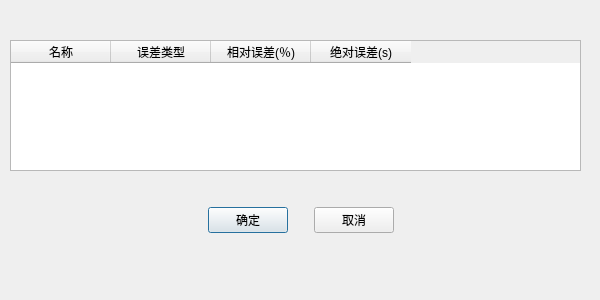
<?xml version="1.0" encoding="UTF-8"?>
<ui version="4.0">
 <class>QVolInverResultEstimateDlg</class>
 <widget class="QDialog" name="QVolInverResultEstimateDlg">
  <property name="geometry">
   <rect>
    <x>0</x>
    <y>0</y>
    <width>600</width>
    <height>300</height>
   </rect>
  </property>
  <property name="windowTitle">
   <string>Dialog</string>
  </property>
  <widget class="QTableWidget" name="tableWidget">
   <property name="geometry">
    <rect>
     <x>10</x>
     <y>40</y>
     <width>571</width>
     <height>131</height>
    </rect>
   </property>
   <column>
    <property name="text">
     <string>名称</string>
    </property>
   </column>
   <column>
    <property name="text">
     <string>误差类型</string>
    </property>
   </column>
   <column>
    <property name="text">
     <string>相对误差(％)</string>
    </property>
   </column>
   <column>
    <property name="text">
     <string>绝对误差(s)</string>
    </property>
   </column>
  </widget>
  <widget class="QWidget" name="horizontalLayoutWidget">
   <property name="geometry">
    <rect>
     <x>10</x>
     <y>200</y>
     <width>581</width>
     <height>41</height>
    </rect>
   </property>
   <layout class="QHBoxLayout" name="horizontalLayout">
    <item>
     <spacer name="horizontalSpacer">
      <property name="orientation">
       <enum>Qt::Horizontal</enum>
      </property>
      <property name="sizeHint" stdset="0">
       <size>
        <width>40</width>
        <height>20</height>
       </size>
      </property>
     </spacer>
    </item>
    <item>
     <widget class="QPushButton" name="pushButton">
      <property name="sizePolicy">
       <sizepolicy hsizetype="Fixed" vsizetype="Fixed">
        <horstretch>0</horstretch>
        <verstretch>0</verstretch>
       </sizepolicy>
      </property>
      <property name="text">
       <string>确定</string>
      </property>
     </widget>
    </item>
    <item>
     <spacer name="horizontalSpacer_3">
      <property name="orientation">
       <enum>Qt::Horizontal</enum>
      </property>
      <property name="sizeType">
       <enum>QSizePolicy::Fixed</enum>
      </property>
      <property name="sizeHint" stdset="0">
       <size>
        <width>20</width>
        <height>20</height>
       </size>
      </property>
     </spacer>
    </item>
    <item>
     <widget class="QPushButton" name="pushButton_2">
      <property name="sizePolicy">
       <sizepolicy hsizetype="Fixed" vsizetype="Fixed">
        <horstretch>0</horstretch>
        <verstretch>0</verstretch>
       </sizepolicy>
      </property>
      <property name="text">
       <string>取消</string>
      </property>
     </widget>
    </item>
    <item>
     <spacer name="horizontalSpacer_2">
      <property name="orientation">
       <enum>Qt::Horizontal</enum>
      </property>
      <property name="sizeHint" stdset="0">
       <size>
        <width>40</width>
        <height>20</height>
       </size>
      </property>
     </spacer>
    </item>
   </layout>
  </widget>
 </widget>
 <resources/>
 <connections/>
</ui>
